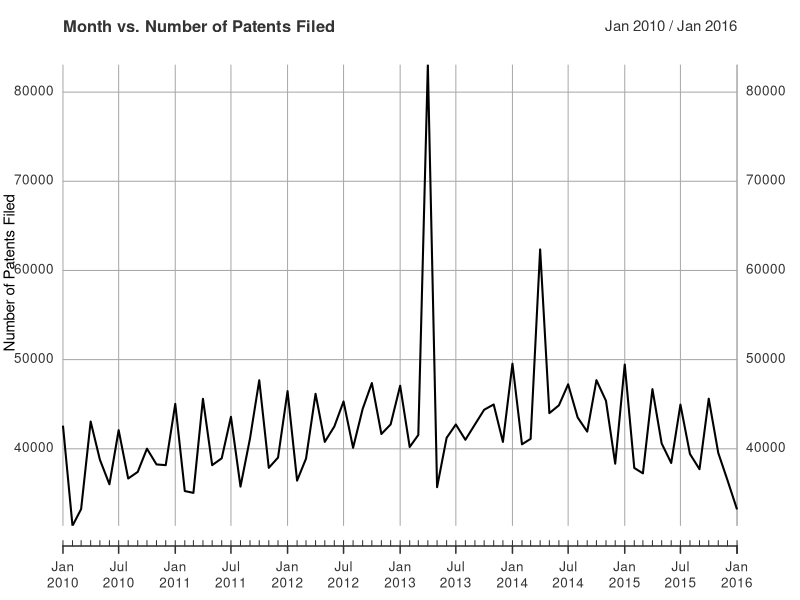

Generate this figure with R:
getRowPosition <- function(y, m, startYear)  #get the position of a row given parameters year and month
{
  return (as.integer(((y-startYear)*12 + m)))
}
getPrevMonth <- function(y, m, startYear)
{
  return (getRowPosition(y,m, startYear)-1)
}
getPrevYear <- function(y, m, startYear)
{
  return (getRowPosition(y,m, startYear)-12)
}

dataStartDate = 2010
############################################################################
origVolData = read.csv("filingVolumes.csv", header=T)
volData = origVolData[getRowPosition(dataStartDate,0, 1900):getRowPosition(2016,0, 1900),] ##only consider data from startDate-2016

#Month vs. Number of Patents Filed
require(xts)
PCP <- ts(volData$numTimes, frequency = 12, start = dataStartDate)
plot(as.xts(PCP), major.format = "%Y-%m", xlab = "Month", ylab = "Number of Patents Filed", main="Month vs. Number of Patents Filed")



############################################################################
origCostOfPatent = read.csv("costOfPatent.csv", header = T) ##data starts on Jan, 2004
costOfPatent = origCostOfPatent[getRowPosition(dataStartDate,0, 2004):getRowPosition(2016,0, 2004),] ##only consider data from startDate-2016

# Month vs. Number of Patents Filed
# require(xts)
# PCP2 <- ts(costOfPatent$Index, frequency = 12, start = dataStartDate)
# plot(as.xts(PCP2), major.format = "%Y-%m", xlab = "Month", ylab = "'Cost of Patents' Trends Search Term", main="Month vs. 'Cost of Patents' Trends Search Term")


############################################################################
origPatentApplicationProcess = read.csv("patentApplicationProcess.csv", header = T) ##data starts on Jan, 2004
patentApplicationProcess = origPatentApplicationProcess[getRowPosition(dataStartDate,0, 2004):getRowPosition(2016,0, 2004),] ##only consider data from startDate-2016

# Month vs. Number of Patents Filed
# require(xts)
# PCP2 <- ts(patentApplicationProcess$Index, frequency = 12, start = dataStartDate)
# plot(as.xts(PCP2), major.format = "%Y-%m", xlab = "Month", ylab = "'Patent Application Process' Trends Search Term", main="Month vs. 'Patent Application Process' Trends Search Term")












